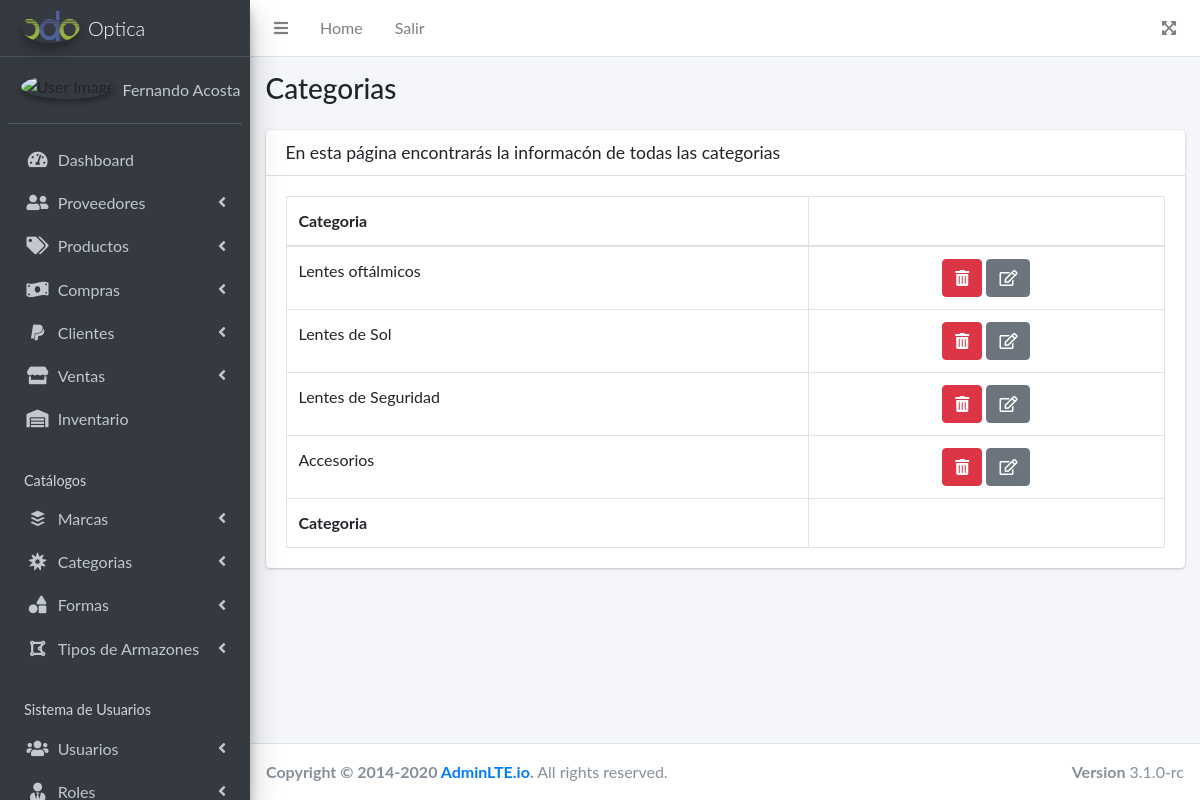
/admin/categoria/categoria.php (signed in), run on the app's committed database.
### tables this page shows
CREATE TABLE `categoria` (
  `id_categoria` int(11) NOT NULL,
  `categoria` varchar(50) NOT NULL
);

### admin/class/categoria.class.php (called while the page is built, shortened)
<?php
   include_once 'database.class.php';
   class Categoria extends Database
   {
       public function fetchAll()
       {
           $sql = 'SELECT * from categoria';
           $categorias = $this->execQuery($sql, null);
           return $categorias;
       }
   }

### admin/class/database.class.php (called while the page is built, shortened)
<?php
   class Database
   {
       public $conn;
       public function connect()
       {
           $this->host = 'localhost';
           $this->database = 'optica';
           $this->user = 'empleado';
           $this->password = '123456';
           try {
               $options = [
                PDO::ATTR_ERRMODE => PDO::ERRMODE_EXCEPTION,
               ];
               $this->conn = new PDO('mysql:host='.$this->host.';dbname='.$this->database, $this->user, $this->password, $options);
               $this->conn->exec('set names utf8');
           } catch (PDOException $e) {
               echo '¡Error al conectar a la BD!: '.$e->getMessage().'<br/>';
               die();
           }
       }
       public function close()
       {
           $this->conn = null;
       }
       public function execQuery($sql, $params)
       {
           $fila = null;
           try {
               $stmt = $this->conn->prepare($sql);
               $stmt->execute($params);
               $fila = $stmt->fetchAll(PDO::FETCH_ASSOC);
           } catch (\Throwable $th) {
               throw $th;
           }
           return $fila;
       }
   }

### admin/categoria/views/table.php (the view)
<?php include '../views/header.php'; ?>
<?php include '../views/navbar.php'; ?>
<div class="wrapper">
  <main class="content-wrapper">
    <div class="content-header">
      <div class="container-fluid">
        <h3 class="mb-4">Categorias</h3>
        <div class="row">
          <div class="col-12">
            <div class="card">
              <div class="card-header">
                <h3 class="card-title">En esta página encontrarás la informacón de todas las categorias</h3>
              </div>
              <div class="card-body">
                <table id="tabla" class="table table-bordered table-hover">
                  <thead>
                    <tr>
                      <th>Categoria</th>
                      <th></th>
                    </tr>
                  </thead>
                  <tbody>
                    <?php foreach ($data as $row):?>
                    <tr>
                      <td><?php echo $row['categoria']; ?></td>
                      <td class="text-center">
                        <a href="categoria.php?action=delete&id_categoria=<?php echo $row['id_categoria']; ?>" class='btn btn-danger' role='button'><i
                            class="fas fa-trash-alt"></i></a>
                        <a href="categoria.php?action=form&id_categoria=<?php echo $row['id_categoria']; ?>" class='btn btn-secondary' role='button'><i
                            class="far fa-edit"></i></a>
                      </td>
                    </tr>
                    <?php endforeach; ?>
                  </tbody>
                  <tfoot>
                    <tr>
                      <th>Categoria</th>
                      <th></th>
                    </tr>
                  </tfoot>
                </table>
              </div>
            </div>
          </div>
        </div>
      </div>
    </div>
  </main>
</div>
<?php include '../views/footer.php'; ?>

### css/admin.css (style rules this page uses)
body { font-family: 'Lato', sans-serif; }

### data on the page
categoria: categoria "Lentes oftálmicos"
categoria: categoria "Lentes de Sol"
categoria: categoria "Lentes de Seguridad"
categoria: categoria "Accesorios"

### other printed values
$_SESSION['nombre'] "Fernando Acosta"
